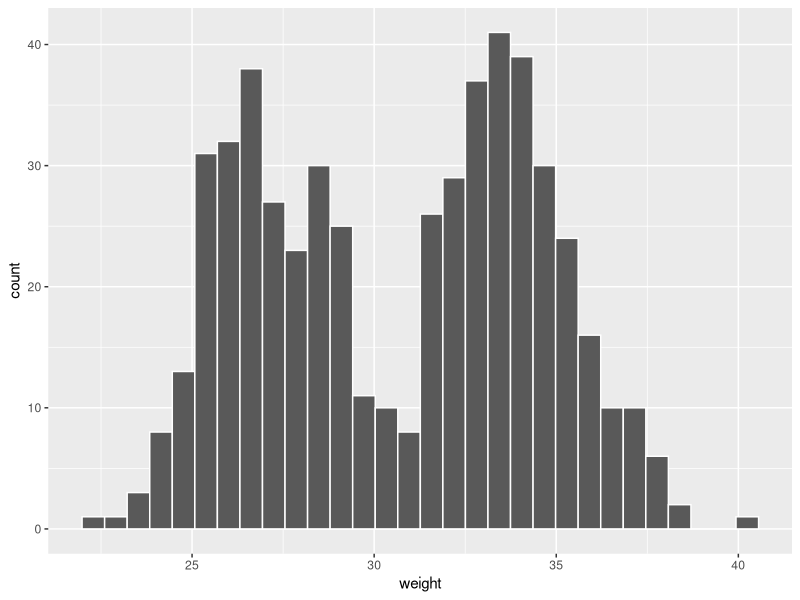
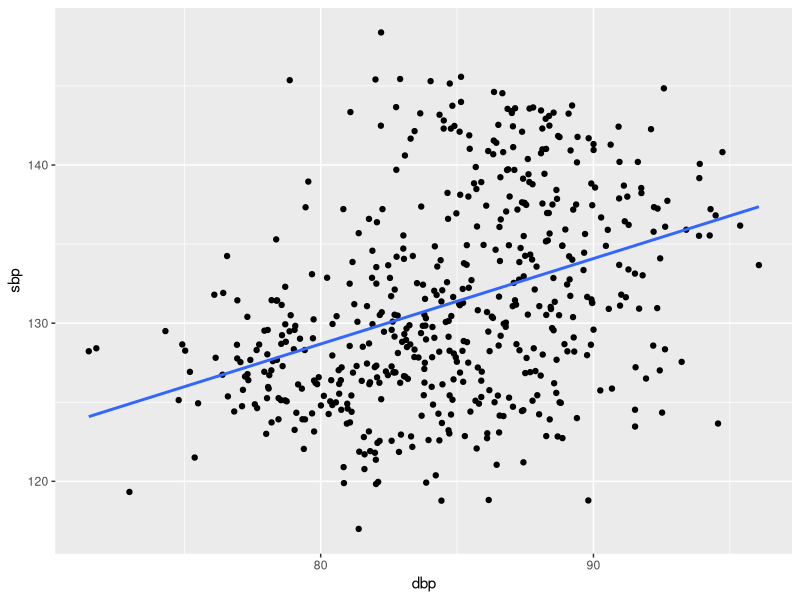
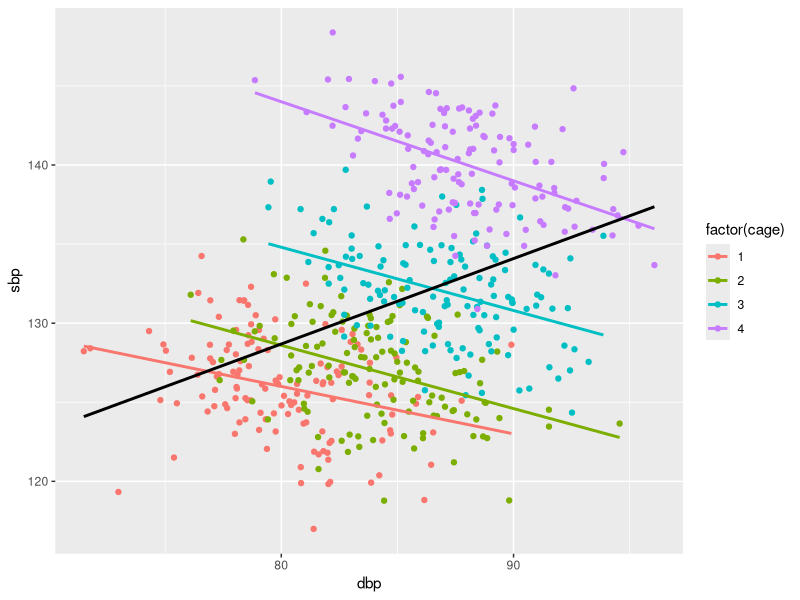

Source code (R) for these figures, in order:
## ---- chunk 1
library(tidyverse)
dat <- read.csv("data/mouse-tmp.csv")
## ---- chunk 2
dat %>%
  ggplot(aes(weight)) + 
  geom_histogram(color = "white", bins = 30)
## ---- chunk 3
dat %>%
  ggplot(aes(dbp, sbp)) + 
  geom_point() +
  geom_smooth(se=F, method = "lm")

dat %>%
  ggplot() + 
  geom_point(aes(dbp, sbp, color = factor(cage))) +
  geom_smooth(aes(dbp, sbp, color = factor(cage)), se=F, method = "lm") +
  geom_smooth(aes(dbp, sbp), se=F, method = "lm", col = "black")
